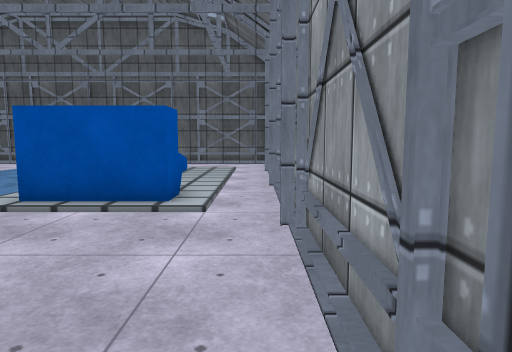
View 1 (above)

16 first-person views from a walk through a 3-D level made in the Unity game engine. The camera is 1.4 m above the floor, tilts 6° down and sees 75° across. The floor is counted in squares, 1 m on a side. Each view is taken from the middle of a square. On the plan, view 1 faces up. The plan holds only what a view shows up to about 15 squares ahead; the rest is blank. The player is left out. Surface patterns are stand-ins for the level's own textures.

View 2
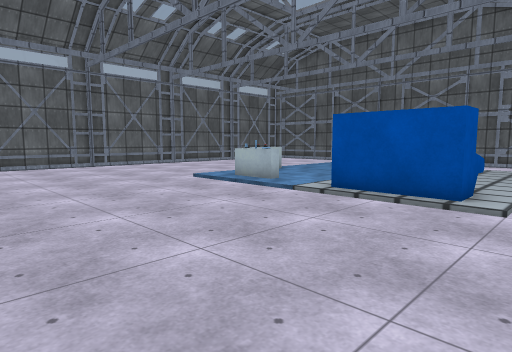

View 3
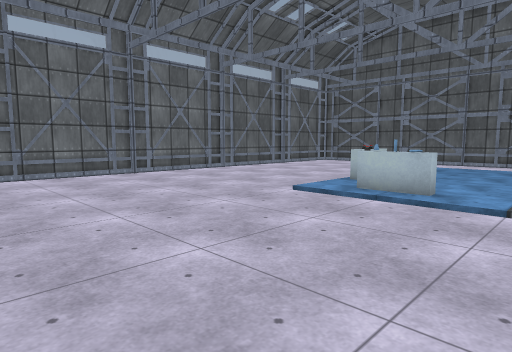

View 4
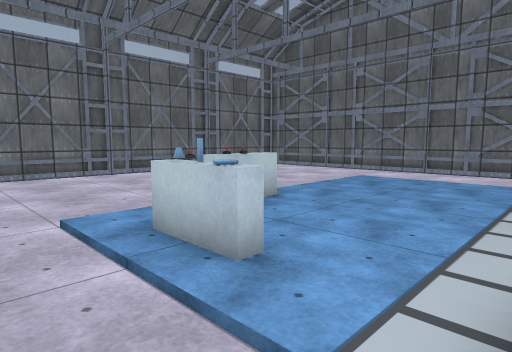

View 5
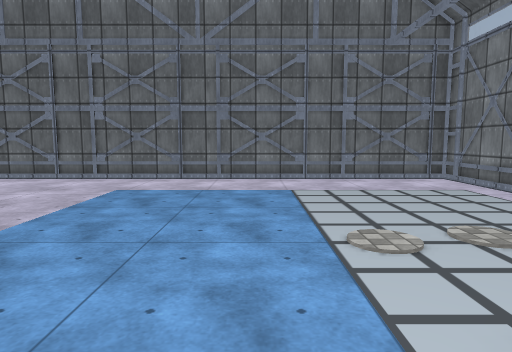

View 6
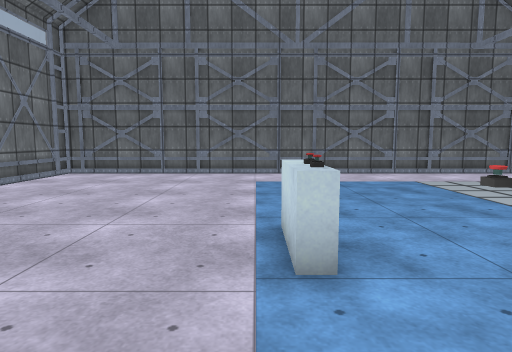

View 7
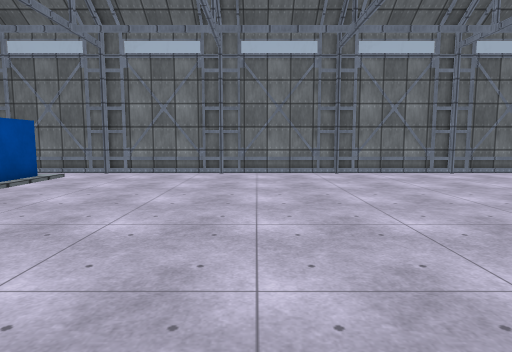

View 8
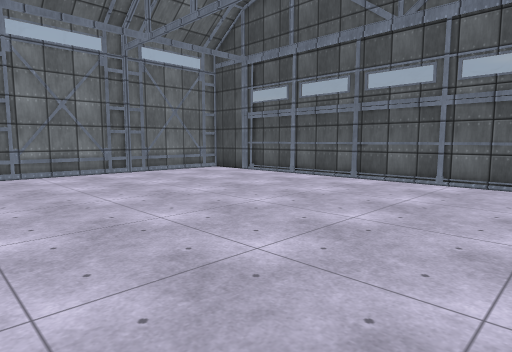

View 9
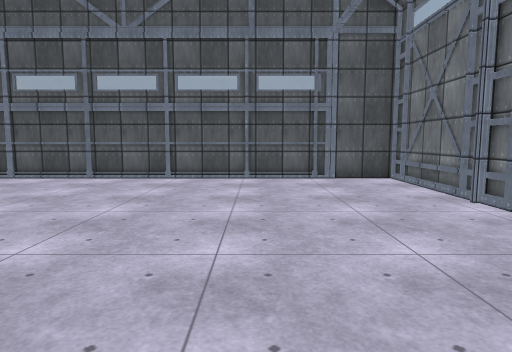

View 10
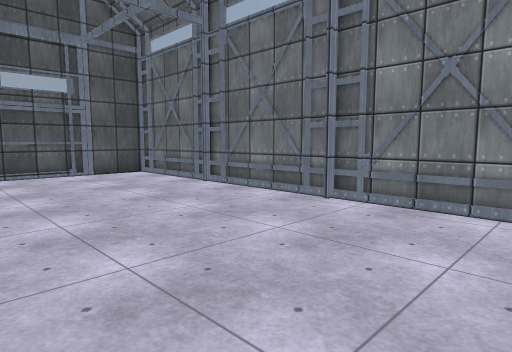

View 11
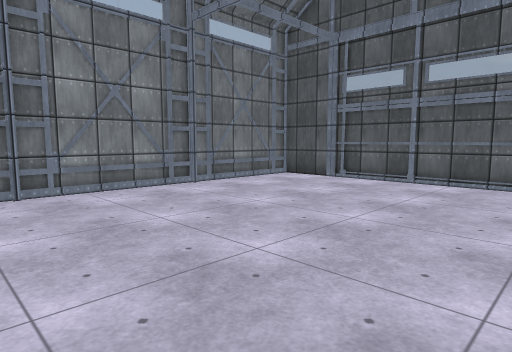

View 12
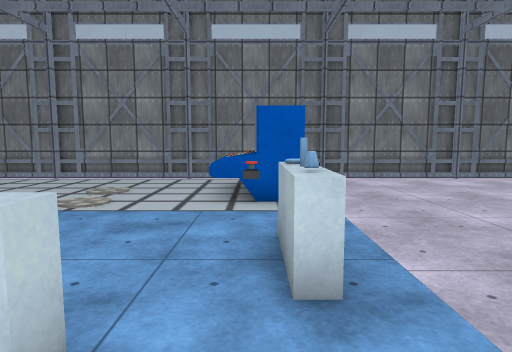

View 13
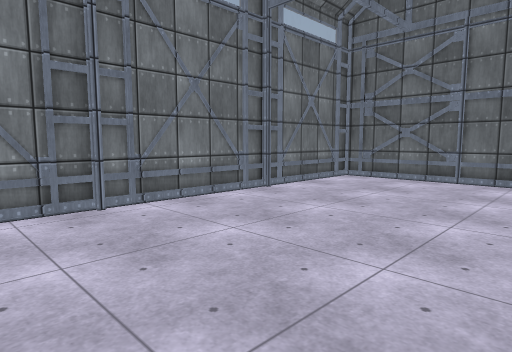

View 14
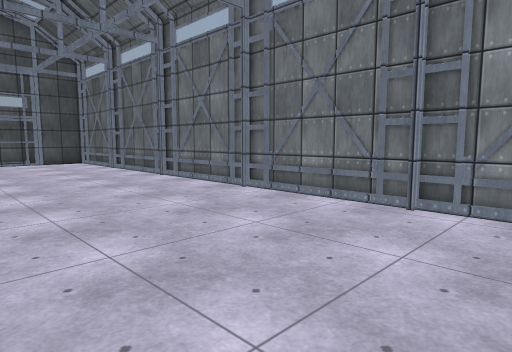

View 15
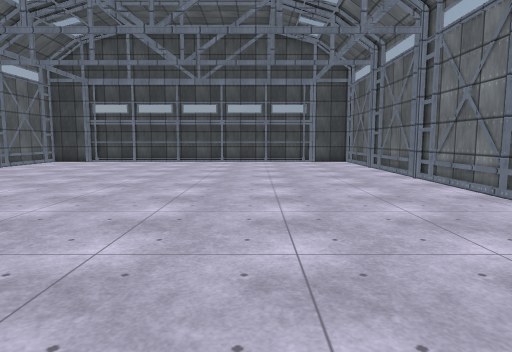

View 16
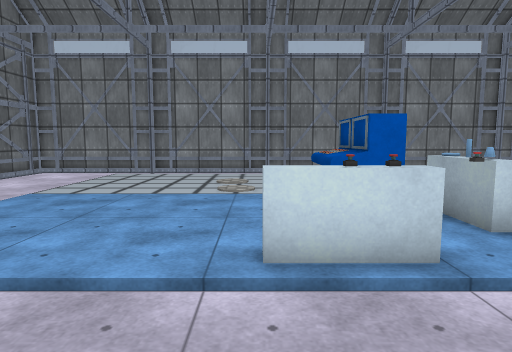

### Floor plan
Key: @ floor where view 1 was taken; # wall or solid block; . main floor; : floor 0.25 m higher than the main floor; / step, stairs or slope; ^ raised ledge; O other object.
Columns run from 19 left of view 1 to 1 right of it. Each row starts with its distance up from view 1.
 21 #####################
 20 #...................#
 19 #...................#
 18 #...................#
 17 #...................#
 16 #......./........./.#
 15 #......./........./.#
 14 #......./........./.#
 13 #......./........./.#
 12 #......./......:../.#
 11 #......./O......../.#
 10 #......./O......../.#
  9 #......./O....^^^^/.#
  8 #......./.OO..####/.#
  7 #......./.OO..####/.#
  6 #...................#
  5 #...................#
  4 #...................#
  3 #...................#
  2 #...................#
  1 #...................#
  0 #..................@#
 -1 #...................#
 -2 #...................#
 -3 #...................#
 -4 #...................#
 -5 #...................#
 -6 #...................#
 -7 #...................#
 -8 #...................#
 -9 #...................#
-10 #...................#
-11 #...................#
-12 #...................#
-13 #...................#
-14 #....# .##.##.......#
-15 #####################

Positions as (right, up) in squares from view 1, and headings:
1: (0, 0), facing up
2: (0, -1), facing up-left
3: (-5, -1), facing up-left
4: (-5, 5), facing up-left
5: (-7, 7), facing up
6: (-11, 6), facing up
7: (-14, -1), facing right
8: (-14, -3), facing down-right
9: (-14, -2), facing down
10: (-12, 0), facing down-left
11: (-9, -3), facing down-right
12: (-12, 8), facing right
13: (-12, 8), facing up-left
14: (-12, 8), facing down-left
15: (-13, 8), facing down
16: (-14, 11), facing right
